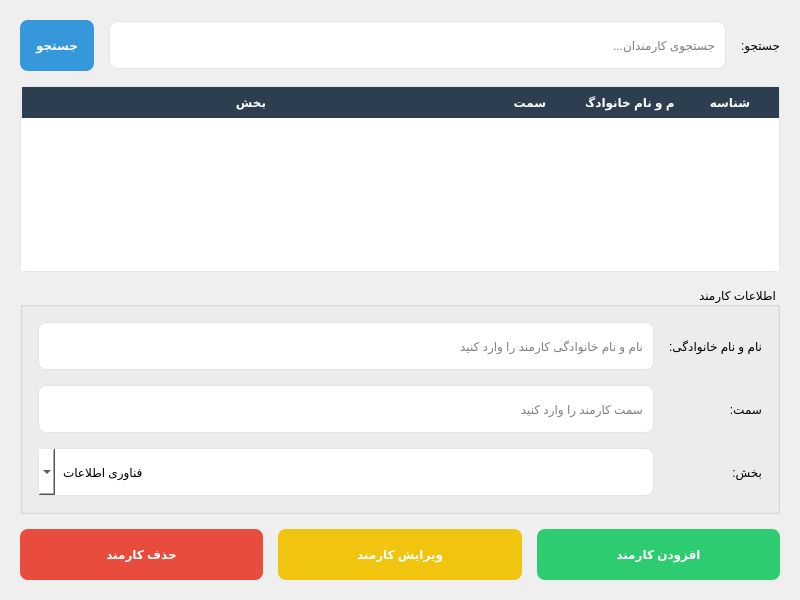
<?xml version="1.0" encoding="UTF-8"?>
<ui version="4.0">
 <class>EmployeeManagement</class>
 <widget class="QWidget" name="EmployeeManagement">
  <property name="geometry">
   <rect>
    <x>0</x>
    <y>0</y>
    <width>800</width>
    <height>600</height>
   </rect>
  </property>
  <property name="layoutDirection">
   <enum>Qt::RightToLeft</enum>
  </property>
  <property name="styleSheet">
   <string notr="true">QLineEdit, QComboBox {
  padding: 8px;
  border: 1px solid #e1e4e8;
  border-radius: 8px;
  background-color: white;
  min-height: 30px;
}
QTableWidget {
  border: 1px solid #e1e4e8;
  border-radius: 8px;
  alternate-background-color: #f5f8fa;
  gridline-color: #e1e4e8;
}
QHeaderView::section {
  background-color: #2c3e50;
  color: white;
  padding: 6px;
  border: none;
  font-weight: bold;
}
QPushButton {
  border-radius: 8px;
  padding: 8px 16px;
  font-weight: bold;
  min-height: 35px;
}
QPushButton#addButton {
  background-color: #2ecc71;
  color: white;
}
QPushButton#addButton:hover {
  background-color: #27ae60;
}
QPushButton#editButton {
  background-color: #f1c40f;
  color: white;
}
QPushButton#editButton:hover {
  background-color: #f39c12;
}
QPushButton#deleteButton {
  background-color: #e74c3c;
  color: white;
}
QPushButton#deleteButton:hover {
  background-color: #c0392b;
}
QPushButton#searchButton {
  background-color: #3498db;
  color: white;
}
QPushButton#searchButton:hover {
  background-color: #2980b9;
}</string>
  </property>
  <layout class="QVBoxLayout" name="verticalLayout">
   <property name="spacing">
    <number>15</number>
   </property>
   <property name="leftMargin">
    <number>20</number>
   </property>
   <property name="topMargin">
    <number>20</number>
   </property>
   <property name="rightMargin">
    <number>20</number>
   </property>
   <property name="bottomMargin">
    <number>20</number>
   </property>
   <item>
    <widget class="QWidget" name="searchWidget" native="true">
     <layout class="QHBoxLayout" name="horizontalLayout">
      <property name="spacing">
       <number>15</number>
      </property>
      <property name="leftMargin">
       <number>0</number>
      </property>
      <property name="topMargin">
       <number>0</number>
      </property>
      <property name="rightMargin">
       <number>0</number>
      </property>
      <property name="bottomMargin">
       <number>0</number>
      </property>
      <item>
       <widget class="QLabel" name="searchLabel">
        <property name="text">
         <string>جستجو:</string>
        </property>
       </widget>
      </item>
      <item>
       <widget class="QLineEdit" name="searchEdit">
        <property name="minimumSize">
         <size>
          <width>0</width>
          <height>35</height>
         </size>
        </property>
        <property name="placeholderText">
         <string>جستجوی کارمندان...</string>
        </property>
       </widget>
      </item>
      <item>
       <widget class="QPushButton" name="searchButton">
        <property name="text">
         <string>جستجو</string>
        </property>
        <property name="icon">
         <iconset resource="resources.qrc">
          <normaloff>:/icons/modern/search.png</normaloff>:/icons/modern/search.png</iconset>
        </property>
       </widget>
      </item>
     </layout>
    </widget>
   </item>
   <item>
    <widget class="QTableWidget" name="employeeTable">
     <property name="alternatingRowColors">
      <bool>true</bool>
     </property>
     <property name="selectionBehavior">
      <enum>QAbstractItemView::SelectRows</enum>
     </property>
     <property name="sortingEnabled">
      <bool>true</bool>
     </property>
     <property name="cornerButtonEnabled">
      <bool>false</bool>
     </property>
     <attribute name="horizontalHeaderStretchLastSection">
      <bool>true</bool>
     </attribute>
     <column>
      <property name="text">
       <string>شناسه</string>
      </property>
     </column>
     <column>
      <property name="text">
       <string>نام و نام خانوادگی</string>
      </property>
     </column>
     <column>
      <property name="text">
       <string>سمت</string>
      </property>
     </column>
     <column>
      <property name="text">
       <string>بخش</string>
      </property>
     </column>
    </widget>
   </item>
   <item>
    <widget class="QGroupBox" name="inputGroupBox">
     <property name="title">
      <string>اطلاعات کارمند</string>
     </property>
     <layout class="QGridLayout" name="gridLayout">
      <property name="leftMargin">
       <number>15</number>
      </property>
      <property name="topMargin">
       <number>15</number>
      </property>
      <property name="rightMargin">
       <number>15</number>
      </property>
      <property name="bottomMargin">
       <number>15</number>
      </property>
      <property name="spacing">
       <number>15</number>
      </property>
      <item row="0" column="0">
       <widget class="QLabel" name="nameLabel">
        <property name="text">
         <string>نام و نام خانوادگی:</string>
        </property>
       </widget>
      </item>
      <item row="0" column="1">
       <widget class="QLineEdit" name="nameEdit">
        <property name="placeholderText">
         <string>نام و نام خانوادگی کارمند را وارد کنید</string>
        </property>
       </widget>
      </item>
      <item row="1" column="0">
       <widget class="QLabel" name="positionLabel">
        <property name="text">
         <string>سمت:</string>
        </property>
       </widget>
      </item>
      <item row="1" column="1">
       <widget class="QLineEdit" name="positionEdit">
        <property name="placeholderText">
         <string>سمت کارمند را وارد کنید</string>
        </property>
       </widget>
      </item>
      <item row="2" column="0">
       <widget class="QLabel" name="departmentLabel">
        <property name="text">
         <string>بخش:</string>
        </property>
       </widget>
      </item>
      <item row="2" column="1">
       <widget class="QComboBox" name="departmentCombo">
        <property name="minimumSize">
         <size>
          <width>0</width>
          <height>35</height>
         </size>
        </property>
        <item>
         <property name="text">
          <string>فناوری اطلاعات</string>
         </property>
        </item>
        <item>
         <property name="text">
          <string>منابع انسانی</string>
         </property>
        </item>
        <item>
         <property name="text">
          <string>مالی</string>
         </property>
        </item>
        <item>
         <property name="text">
          <string>بازاریابی</string>
         </property>
        </item>
        <item>
         <property name="text">
          <string>عملیات</string>
         </property>
        </item>
       </widget>
      </item>
     </layout>
    </widget>
   </item>
   <item>
    <widget class="QWidget" name="buttonWidget" native="true">
     <layout class="QHBoxLayout" name="horizontalLayout_3">
      <property name="spacing">
       <number>15</number>
      </property>
      <property name="leftMargin">
       <number>0</number>
      </property>
      <property name="topMargin">
       <number>0</number>
      </property>
      <property name="rightMargin">
       <number>0</number>
      </property>
      <property name="bottomMargin">
       <number>0</number>
      </property>
      <item>
       <widget class="QPushButton" name="addButton">
        <property name="text">
         <string>افزودن کارمند</string>
        </property>
        <property name="icon">
         <iconset resource="resources.qrc">
          <normaloff>:/icons/modern/add.png</normaloff>:/icons/modern/add.png</iconset>
        </property>
       </widget>
      </item>
      <item>
       <widget class="QPushButton" name="editButton">
        <property name="text">
         <string>ویرایش کارمند</string>
        </property>
        <property name="icon">
         <iconset resource="resources.qrc">
          <normaloff>:/icons/modern/edit.png</normaloff>:/icons/modern/edit.png</iconset>
        </property>
       </widget>
      </item>
      <item>
       <widget class="QPushButton" name="deleteButton">
        <property name="text">
         <string>حذف کارمند</string>
        </property>
        <property name="icon">
         <iconset resource="resources.qrc">
          <normaloff>:/icons/modern/delete.png</normaloff>:/icons/modern/delete.png</iconset>
        </property>
       </widget>
      </item>
     </layout>
    </widget>
   </item>
  </layout>
 </widget>
 <resources>
  <include location="resources.qrc"/>
 </resources>
 <connections/>
</ui> 
